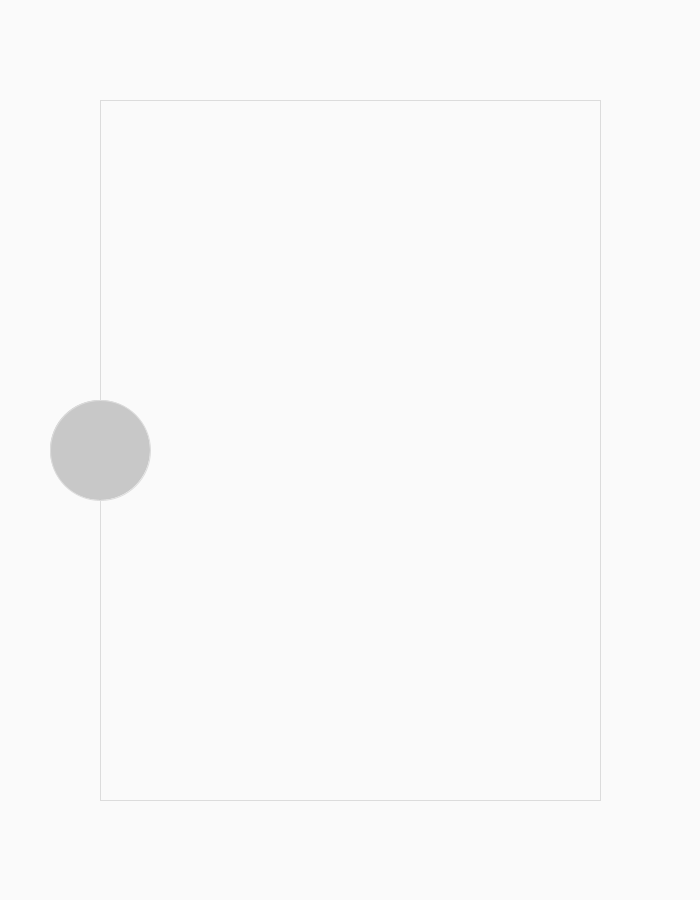
Frame 1 (no input)
Frame 60 (the mouse pressed at the canvas centre just before this capture): identical to frame 1, image omitted
Frame 120 (the mouse held since frame 60 and released just before this capture): identical to frame 1, image omitted

The Processing sketch that drew this single still picture (run headless with seeded random() and noise(); from frame 60 on, the mouse is pressed at the canvas centre):

// Processing sketch: tp3
// ── tp3.pde
//Alumna: Tatiana Dulce Itatí Segundo
/*Las líneas comentadas de color, son otra opción en la que trabajé los colores. Dejé la configuración por defecto pero es posible ver mi trabajo con la primer versión, en la que establecí los
 límites de HSB en (360,100,100);*/
int num;
float rMap;

void setup() { 
  size(700, 900);
  ellipseMode(CENTER);
  colorMode(HSB);
  //colorMode(HSB, 360, 100, 100);
  num = 1;
  smooth();
}
void draw() {
  
  //Puerta:
  
  background(0, 0, 250);
  noFill();
  stroke(0, 0, 220);
  //stroke(0, 0, 90);
  strokeWeight(1);
  rect(100, 100, 500, 700);
  fill(0, 0, 200);
  //fill(0, 0, 70);
  circle(100, height/2, 100);

  //Ilusión:

  noStroke();
  if (dist(mouseX, mouseY, 100, height/2)<50) {
    for (int i = 2000; i > 0; i-=2000/num) {
      for ( int iRell = 0; iRell < 10; iRell++) {
        rMap = map(iRell*i/5, 0, 2000, 0, 1);
        // color inicio = color(249, 99, 85);
        //color fin = color(321, 99, 85);
        color inicio = color(180, 255, 200);
        color fin = color(205, 255, 235);
        fill(lerpColor(inicio, fin, rMap));

        if (key == 'a') {
          rMap = map(iRell*i/5, 0, 2000, 1, 0);
          fill(lerpColor(inicio, fin, rMap));
        } else if ( key == 'b') {
          //fill(lerpColor(color(360, 99, 99), color(180, 99, 99), rMap));
          fill(lerpColor(color(255, 255, 255), color(127, 255, 255), rMap));
        }

        circle(width/2, height/2-80, i-iRell*4);
      }
    }
    if (num<50) {
      num++;
    }
    println(num);
  }
}
//Reset:

void keyPressed() {
  if (key== 'r') {
    num =1;
  }
}
